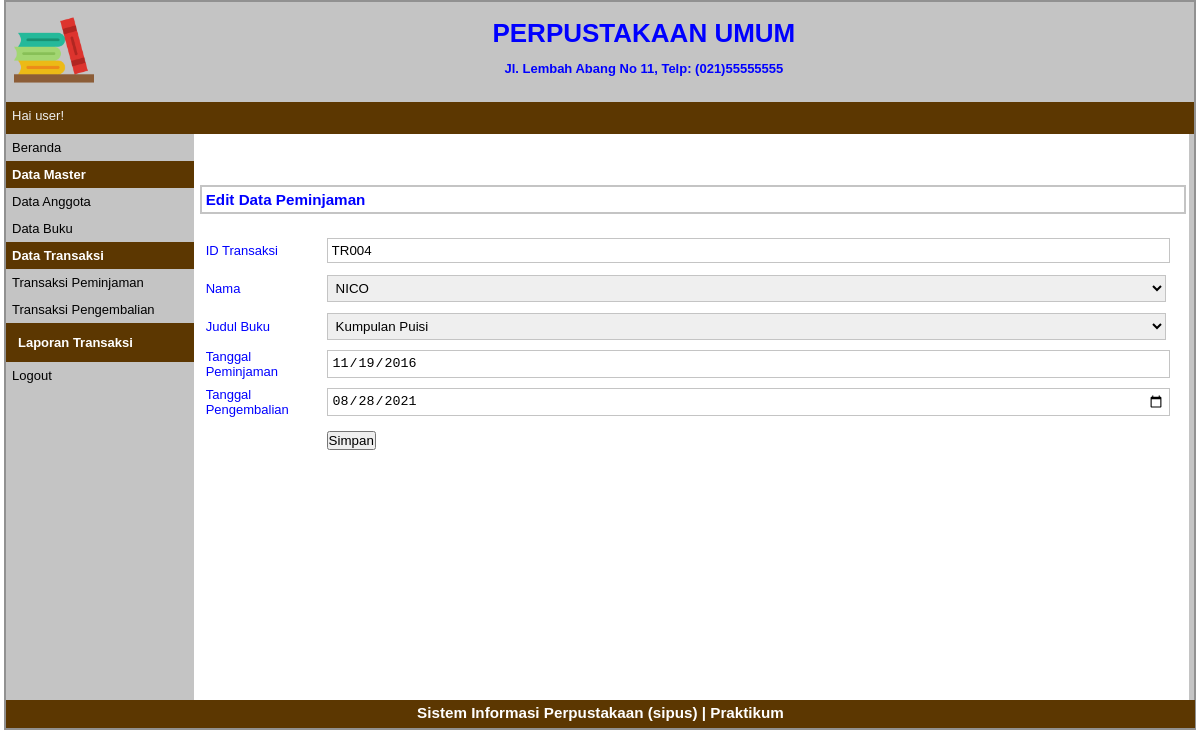
Screenshot of /index.php?p=pengembalian-edit&id=TR004 (signed in) with the database file from the repository.
### tables this page shows
CREATE TABLE `tbtransaksi` (
  `idtransaksi` varchar(5) NOT NULL,
  `idanggota` varchar(5) NOT NULL,
  `idbuku` varchar(5) NOT NULL,
  `tglpinjam` date NOT NULL,
  `tglkembali` date NOT NULL
);

### pages/pengembalian-edit.php (the view, shortened to what this page needs)
<?php
	$id_transaksi=$_GET['id'];
	$q_tampil_peminjam =mysqli_query($db,"SELECT * FROM tbtransaksi WHERE idtransaksi='$id_transaksi'");
	$r_tampil_peminjam =mysqli_fetch_array($q_tampil_peminjam);
?>
<div id="label-page"><h3>Edit Data Peminjaman</h3></div>
<div id="content">
	<form action="proses/peminjaman-edit-proses.php" method="post" enctype="multipart/form-data">
	<table id="tabel-input">
		<tr>
			<td class="label-formulir">ID Transaksi</td>
			<td class="isian-formulir"><input type="text" name="id_transaksi" value="<?php echo $r_tampil_peminjam['idtransaksi']; ?>" class="isian-formulir isian-formulir-border"></td>
		</tr>
		<tr>
			<td class="label-formulir">Nama</td>
			<td class="isian-formulir">
				<select name="id_anggota" class="isian-formulir isian-formulir-border" style="width: 100.6%">
					<?php
					$anggota=mysqli_query($db,"SELECT * FROM tbanggota");
					while ($nama = mysqli_fetch_array($anggota)) {
						if ($nama['idanggota'] == $r_tampil_peminjam['idanggota']) {
							echo '<option value="'.$nama['idanggota'].'" selected>'.$nama['nama'].'</option>';
						} else {
							echo '<option value="'.$nama['idanggota'].'">'.$nama['nama'].'</option>';
						}
					}
					?>
				</select>
			</td>
		</tr>
		<tr>
			<td class="label-formulir">Judul Buku</td>
			<td class="isian-formulir">
				<select name="id_buku" class="isian-formulir isian-formulir-border" style="width: 100.6%">
					<?php
					$buku=mysqli_query($db,"SELECT * FROM tbbuku");
					while ($judul = mysqli_fetch_array($buku)) {
						if ($judul['idbuku'] == $r_tampil_peminjam['idbuku']) {
							echo '<option value="'.$judul['idbuku'].'" selected>'.$judul['judulbuku'].'</option>';
						} else {
							echo '<option value="'.$judul['idbuku'].'">'.$judul['judulbuku'].'</option>';
						}
					}
					?>
				</select>
			</td>
		</tr>
		<tr>
			<td class="label-formulir">Tanggal Peminjaman</td>
			<td class="isian-formulir"><input type="date" name="tgl_peminjaman" value="<?php echo $r_tampil_peminjam['tglpinjam']; ?>" class="isian-formulir isian-formulir-border" readonly></td>
		</tr>
		<tr>
			<td class="label-formulir">Tanggal Pengembalian</td>
			<td class="isian-formulir"><input type="date" name="tgl_pengembalian" value="<?php echo $r_tampil_peminjam['tglkembali']; ?>" class="isian-formulir isian-formulir-border"></td>
		</tr>
		<tr>
			<td class="label-formulir"></td>
			<td class="isian-formulir"><input type="submit" name="simpan" value="Simpan" id="tombol-simpan"></td>
		</tr>
	</table>
	</form>
</div>

### style.css (style rules this page uses)
* { margin:0px; padding:0px }
body { font-family:sans-serif; font-size:13px; color:blue; }
#label-page { margin-top:6px; margin-bottom:6px; margin-left:6px; border:2px solid #C4C4C4; padding:4px; width:97.9%; }
#content { float:left; width:96.8%; min-height:454px; background-image : border:2px solid #C4C4C4; padding:10px; margin-bottom:6px; }
#tabel-input { width:100%; }
.label-formulir { width:12%; height:36px; margin:20px; }
.isian-formulir { width:80%; padding:4px; width:99.8%; }
.isian-formulir-border { border:1px solid #C4C4C4; }

### rows the page displays
tbtransaksi: id_transaksi "TR004", tgl_peminjaman "11/19/2016", tgl_pengembalian "08/28/2021"

### other values shown
$_SESSION['sesi'] "user"
form field id_anggota "NICO"
form field id_buku "Kumpulan Puisi"
